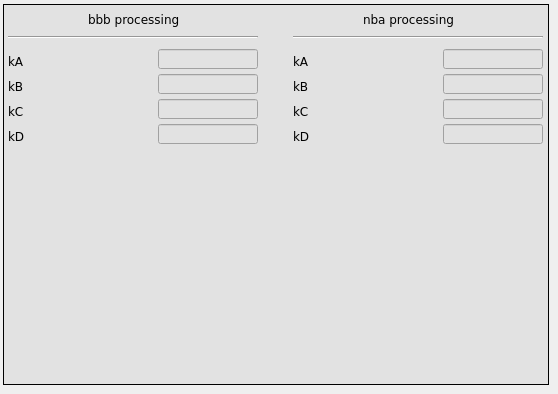
      <widget class="QWidget" name="sc">
       <attribute name="title">
        <string>CH scalling</string>
       </attribute>
       <widget class="caFrame" name="caframe_4">
        <property name="geometry">
         <rect>
          <x>3</x>
          <y>4</y>
          <width>546</width>
          <height>381</height>
         </rect>
        </property>
        <property name="styleSheet">
         <string notr="true">background-color: rgb(226, 226, 226);</string>
        </property>
        <property name="frameShape">
         <enum>QFrame::Box</enum>
        </property>
        <widget class="caTextEntry" name="catextentry_14">
         <property name="geometry">
          <rect>
           <x>155</x>
           <y>95</y>
           <width>100</width>
           <height>20</height>
          </rect>
         </property>
         <property name="font">
          <font>
           <family>DejaVu Sans</family>
           <pointsize>9</pointsize>
           <stylestrategy>PreferDefault</stylestrategy>
          </font>
         </property>
         <property name="alignment">
          <set>Qt::AlignRight|Qt::AlignTrailing|Qt::AlignVCenter</set>
         </property>
         <property name="channel" stdset="0">
          <string notr="true">$(BPM):calibration:bbb:kc</string>
         </property>
         <property name="background">
          <color>
           <red>255</red>
           <green>255</green>
           <blue>255</blue>
          </color>
         </property>
         <property name="colorMode">
          <enum>caLineEdit::Static</enum>
         </property>
         <property name="precision">
          <number>4</number>
         </property>
         <property name="precisionMode">
          <enum>caLineEdit::User</enum>
         </property>
         <property name="limitsMode">
          <enum>caLineEdit::User</enum>
         </property>
         <property name="maxValue">
          <double>2.000000000000000</double>
         </property>
         <property name="minValue">
          <double>0.100000000000000</double>
         </property>
        </widget>
        <widget class="caTextEntry" name="catextentry_15">
         <property name="geometry">
          <rect>
           <x>155</x>
           <y>70</y>
           <width>100</width>
           <height>20</height>
          </rect>
         </property>
         <property name="font">
          <font>
           <family>DejaVu Sans</family>
           <pointsize>9</pointsize>
           <stylestrategy>PreferDefault</stylestrategy>
          </font>
         </property>
         <property name="alignment">
          <set>Qt::AlignRight|Qt::AlignTrailing|Qt::AlignVCenter</set>
         </property>
         <property name="channel" stdset="0">
          <string notr="true">$(BPM):calibration:bbb:kb</string>
         </property>
         <property name="background">
          <color>
           <red>255</red>
           <green>255</green>
           <blue>255</blue>
          </color>
         </property>
         <property name="colorMode">
          <enum>caLineEdit::Static</enum>
         </property>
         <property name="precision">
          <number>4</number>
         </property>
         <property name="precisionMode">
          <enum>caLineEdit::User</enum>
         </property>
         <property name="limitsMode">
          <enum>caLineEdit::User</enum>
         </property>
         <property name="maxValue">
          <double>2.000000000000000</double>
         </property>
         <property name="minValue">
          <double>0.100000000000000</double>
         </property>
        </widget>
        <widget class="QLabel" name="label_21">
         <property name="geometry">
          <rect>
           <x>5</x>
           <y>120</y>
           <width>40</width>
           <height>25</height>
          </rect>
         </property>
         <property name="font">
          <font>
           <family>DejaVu Sans</family>
           <weight>50</weight>
           <bold>false</bold>
          </font>
         </property>
         <property name="text">
          <string>kD</string>
         </property>
        </widget>
        <widget class="QLabel" name="label_25">
         <property name="geometry">
          <rect>
           <x>5</x>
           <y>45</y>
           <width>40</width>
           <height>25</height>
          </rect>
         </property>
         <property name="font">
          <font>
           <family>DejaVu Sans</family>
           <weight>50</weight>
           <bold>false</bold>
          </font>
         </property>
         <property name="text">
          <string>kA</string>
         </property>
        </widget>
        <widget class="caTextEntry" name="catextentry_16">
         <property name="geometry">
          <rect>
           <x>155</x>
           <y>45</y>
           <width>100</width>
           <height>20</height>
          </rect>
         </property>
         <property name="font">
          <font>
           <family>DejaVu Sans</family>
           <pointsize>9</pointsize>
           <stylestrategy>PreferDefault</stylestrategy>
          </font>
         </property>
         <property name="alignment">
          <set>Qt::AlignRight|Qt::AlignTrailing|Qt::AlignVCenter</set>
         </property>
         <property name="channel" stdset="0">
          <string notr="true">$(BPM):calibration:bbb:ka</string>
         </property>
         <property name="background">
          <color>
           <red>255</red>
           <green>255</green>
           <blue>255</blue>
          </color>
         </property>
         <property name="colorMode">
          <enum>caLineEdit::Static</enum>
         </property>
         <property name="precision">
          <number>4</number>
         </property>
         <property name="precisionMode">
          <enum>caLineEdit::User</enum>
         </property>
         <property name="maxValue">
          <double>2.000000000000000</double>
         </property>
         <property name="minValue">
          <double>0.100000000000000</double>
         </property>
        </widget>
        <widget class="QLabel" name="label_26">
         <property name="geometry">
          <rect>
           <x>5</x>
           <y>70</y>
           <width>40</width>
           <height>25</height>
          </rect>
         </property>
         <property name="font">
          <font>
           <family>DejaVu Sans</family>
           <weight>50</weight>
           <bold>false</bold>
          </font>
         </property>
         <property name="text">
          <string>kB</string>
         </property>
        </widget>
        <widget class="QLabel" name="label_27">
         <property name="geometry">
          <rect>
           <x>5</x>
           <y>95</y>
           <width>40</width>
           <height>25</height>
          </rect>
         </property>
         <property name="font">
          <font>
           <family>DejaVu Sans</family>
           <weight>50</weight>
           <bold>false</bold>
          </font>
         </property>
         <property name="text">
          <string>kC</string>
         </property>
        </widget>
        <widget class="caTextEntry" name="catextentry_17">
         <property name="geometry">
          <rect>
           <x>155</x>
           <y>120</y>
           <width>100</width>
           <height>20</height>
          </rect>
         </property>
         <property name="font">
          <font>
           <family>DejaVu Sans</family>
           <pointsize>9</pointsize>
           <stylestrategy>PreferDefault</stylestrategy>
          </font>
         </property>
         <property name="alignment">
          <set>Qt::AlignRight|Qt::AlignTrailing|Qt::AlignVCenter</set>
         </property>
         <property name="channel" stdset="0">
          <string notr="true">$(BPM):calibration:bbb:kd</string>
         </property>
         <property name="background">
          <color>
           <red>255</red>
           <green>255</green>
           <blue>255</blue>
          </color>
         </property>
         <property name="colorMode">
          <enum>caLineEdit::Static</enum>
         </property>
         <property name="precision">
          <number>4</number>
         </property>
         <property name="precisionMode">
          <enum>caLineEdit::User</enum>
         </property>
         <property name="limitsMode">
          <enum>caLineEdit::User</enum>
         </property>
         <property name="maxValue">
          <double>2.000000000000000</double>
         </property>
         <property name="minValue">
          <double>0.100000000000000</double>
         </property>
        </widget>
        <widget class="Line" name="line_8">
         <property name="geometry">
          <rect>
           <x>290</x>
           <y>25</y>
           <width>250</width>
           <height>16</height>
          </rect>
         </property>
         <property name="orientation">
          <enum>Qt::Horizontal</enum>
         </property>
        </widget>
        <widget class="QLabel" name="label_74">
         <property name="geometry">
          <rect>
           <x>360</x>
           <y>5</y>
           <width>96</width>
           <height>20</height>
          </rect>
         </property>
         <property name="font">
          <font>
           <family>DejaVu Sans</family>
           <pointsize>9</pointsize>
          </font>
         </property>
         <property name="text">
          <string>nba processing</string>
         </property>
        </widget>
        <widget class="Line" name="line_9">
         <property name="geometry">
          <rect>
           <x>5</x>
           <y>25</y>
           <width>250</width>
           <height>16</height>
          </rect>
         </property>
         <property name="orientation">
          <enum>Qt::Horizontal</enum>
         </property>
        </widget>
        <widget class="QLabel" name="label_76">
         <property name="geometry">
          <rect>
           <x>85</x>
           <y>5</y>
           <width>101</width>
           <height>21</height>
          </rect>
         </property>
         <property name="font">
          <font>
           <family>DejaVu Sans</family>
           <pointsize>9</pointsize>
          </font>
         </property>
         <property name="text">
          <string>bbb processing</string>
         </property>
        </widget>
        <widget class="QLabel" name="label_29">
         <property name="geometry">
          <rect>
           <x>290</x>
           <y>45</y>
           <width>40</width>
           <height>25</height>
          </rect>
         </property>
         <property name="font">
          <font>
           <family>DejaVu Sans</family>
           <weight>50</weight>
           <bold>false</bold>
          </font>
         </property>
         <property name="text">
          <string>kA</string>
         </property>
        </widget>
        <widget class="caTextEntry" name="catextentry_18">
         <property name="geometry">
          <rect>
           <x>440</x>
           <y>120</y>
           <width>100</width>
           <height>20</height>
          </rect>
         </property>
         <property name="font">
          <font>
           <family>DejaVu Sans</family>
           <pointsize>9</pointsize>
           <stylestrategy>PreferDefault</stylestrategy>
          </font>
         </property>
         <property name="alignment">
          <set>Qt::AlignRight|Qt::AlignTrailing|Qt::AlignVCenter</set>
         </property>
         <property name="channel" stdset="0">
          <string notr="true">$(BPM):calibration:nba:kd</string>
         </property>
         <property name="background">
          <color>
           <red>255</red>
           <green>255</green>
           <blue>255</blue>
          </color>
         </property>
         <property name="colorMode">
          <enum>caLineEdit::Static</enum>
         </property>
         <property name="precision">
          <number>4</number>
         </property>
         <property name="precisionMode">
          <enum>caLineEdit::User</enum>
         </property>
         <property name="limitsMode">
          <enum>caLineEdit::User</enum>
         </property>
         <property name="maxValue">
          <double>2.000000000000000</double>
         </property>
         <property name="minValue">
          <double>0.100000000000000</double>
         </property>
        </widget>
        <widget class="caTextEntry" name="catextentry_19">
         <property name="geometry">
          <rect>
           <x>440</x>
           <y>95</y>
           <width>100</width>
           <height>20</height>
          </rect>
         </property>
         <property name="font">
          <font>
           <family>DejaVu Sans</family>
           <pointsize>9</pointsize>
           <stylestrategy>PreferDefault</stylestrategy>
          </font>
         </property>
         <property name="alignment">
          <set>Qt::AlignRight|Qt::AlignTrailing|Qt::AlignVCenter</set>
         </property>
         <property name="channel" stdset="0">
          <string notr="true">$(BPM):calibration:nba:kc</string>
         </property>
         <property name="background">
          <color>
           <red>255</red>
           <green>255</green>
           <blue>255</blue>
          </color>
         </property>
         <property name="colorMode">
          <enum>caLineEdit::Static</enum>
         </property>
         <property name="precision">
          <number>4</number>
         </property>
         <property name="precisionMode">
          <enum>caLineEdit::User</enum>
         </property>
         <property name="limitsMode">
          <enum>caLineEdit::User</enum>
         </property>
         <property name="maxValue">
          <double>2.000000000000000</double>
         </property>
         <property name="minValue">
          <double>0.100000000000000</double>
         </property>
        </widget>
        <widget class="QLabel" name="label_22">
         <property name="geometry">
          <rect>
           <x>290</x>
           <y>120</y>
           <width>40</width>
           <height>25</height>
          </rect>
         </property>
         <property name="font">
          <font>
           <family>DejaVu Sans</family>
           <weight>50</weight>
           <bold>false</bold>
          </font>
         </property>
         <property name="text">
          <string>kD</string>
         </property>
        </widget>
        <widget class="caTextEntry" name="catextentry_20">
         <property name="geometry">
          <rect>
           <x>440</x>
           <y>45</y>
           <width>100</width>
           <height>20</height>
          </rect>
         </property>
         <property name="font">
          <font>
           <family>DejaVu Sans</family>
           <pointsize>9</pointsize>
           <stylestrategy>PreferDefault</stylestrategy>
          </font>
         </property>
         <property name="alignment">
          <set>Qt::AlignRight|Qt::AlignTrailing|Qt::AlignVCenter</set>
         </property>
         <property name="channel" stdset="0">
          <string notr="true">$(BPM):calibration:nba:ka</string>
         </property>
         <property name="background">
          <color>
           <red>255</red>
           <green>255</green>
           <blue>255</blue>
          </color>
         </property>
         <property name="colorMode">
          <enum>caLineEdit::Static</enum>
         </property>
         <property name="precision">
          <number>4</number>
         </property>
         <property name="precisionMode">
          <enum>caLineEdit::User</enum>
         </property>
         <property name="maxValue">
          <double>2.000000000000000</double>
         </property>
         <property name="minValue">
          <double>0.100000000000000</double>
         </property>
        </widget>
        <widget class="QLabel" name="label_30">
         <property name="geometry">
          <rect>
           <x>290</x>
           <y>70</y>
           <width>40</width>
           <height>25</height>
          </rect>
         </property>
         <property name="font">
          <font>
           <family>DejaVu Sans</family>
           <weight>50</weight>
           <bold>false</bold>
          </font>
         </property>
         <property name="text">
          <string>kB</string>
         </property>
        </widget>
        <widget class="caTextEntry" name="catextentry_21">
         <property name="geometry">
          <rect>
           <x>440</x>
           <y>70</y>
           <width>100</width>
           <height>20</height>
          </rect>
         </property>
         <property name="font">
          <font>
           <family>DejaVu Sans</family>
           <pointsize>9</pointsize>
           <stylestrategy>PreferDefault</stylestrategy>
          </font>
         </property>
         <property name="alignment">
          <set>Qt::AlignRight|Qt::AlignTrailing|Qt::AlignVCenter</set>
         </property>
         <property name="channel" stdset="0">
          <string notr="true">$(BPM):calibration:nba:kb</string>
         </property>
         <property name="background">
          <color>
           <red>255</red>
           <green>255</green>
           <blue>255</blue>
          </color>
         </property>
         <property name="colorMode">
          <enum>caLineEdit::Static</enum>
         </property>
         <property name="precision">
          <number>4</number>
         </property>
         <property name="precisionMode">
          <enum>caLineEdit::User</enum>
         </property>
         <property name="limitsMode">
          <enum>caLineEdit::User</enum>
         </property>
         <property name="maxValue">
          <double>2.000000000000000</double>
         </property>
         <property name="minValue">
          <double>0.100000000000000</double>
         </property>
        </widget>
        <widget class="QLabel" name="label_77">
         <property name="geometry">
          <rect>
           <x>290</x>
           <y>95</y>
           <width>40</width>
           <height>25</height>
          </rect>
         </property>
         <property name="font">
          <font>
           <family>DejaVu Sans</family>
           <weight>50</weight>
           <bold>false</bold>
          </font>
         </property>
         <property name="text">
          <string>kC</string>
         </property>
        </widget>
       </widget>
      </widget>
